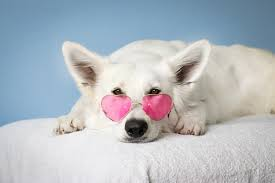
#> input picture 235.jpeg, 275 x 183 px
$ python pencil_sketch.py
#> lines starting #> are read from the running program, lines starting #| are printed output that depends on the picture
import cv2

image = cv2.imread("235.jpeg")
#> image is the input picture: shape (183, 275, 3); mean B, G, R 192.2, 185.4, 178.6
gray_image = cv2.cvtColor(image, cv2.COLOR_BGR2GRAY)
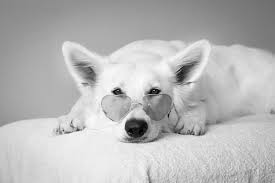
#> gray_image: shape (183, 275); min 0, max 254, mean 184.1

inverted_image = 255 - gray_image
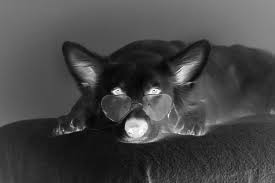
#> inverted_image: shape (183, 275); min 1, max 255, mean 70.9
blurred = cv2.GaussianBlur(inverted_image, (21, 21), 0)
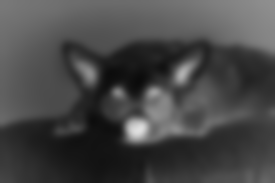
#> blurred: shape (183, 275); min 11, max 224, mean 70.9
inverted_blurred = 255 - blurred
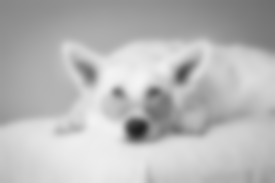
#> inverted_blurred: shape (183, 275); min 31, max 244, mean 184.1

pencil_sketch = cv2.divide(gray_image, inverted_blurred, scale=256.0)
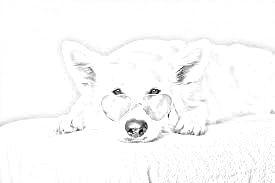
#> pencil_sketch: shape (183, 275); min 0, max 255, mean 250.5
cv2.imshow("Pencil Sketch", pencil_sketch)
cv2.waitKey(0)
